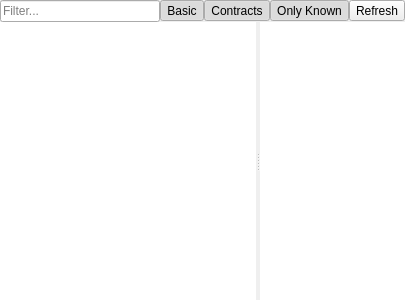
<?xml version="1.0" encoding="UTF-8"?>
<ui version="4.0">
 <class>AllAccounts</class>
 <widget class="QWidget" name="AllAccounts">
  <property name="geometry">
   <rect>
    <x>0</x>
    <y>0</y>
    <width>405</width>
    <height>300</height>
   </rect>
  </property>
  <property name="windowTitle">
   <string>Form</string>
  </property>
  <layout class="QVBoxLayout" name="verticalLayout">
   <property name="spacing">
    <number>0</number>
   </property>
   <property name="leftMargin">
    <number>0</number>
   </property>
   <property name="topMargin">
    <number>0</number>
   </property>
   <property name="rightMargin">
    <number>0</number>
   </property>
   <property name="bottomMargin">
    <number>0</number>
   </property>
   <item>
    <layout class="QHBoxLayout" name="horizontalLayout_12">
     <item>
      <widget class="QLineEdit" name="accountsFilter">
       <property name="placeholderText">
        <string>Filter...</string>
       </property>
      </widget>
     </item>
     <item>
      <widget class="QToolButton" name="showBasic">
       <property name="text">
        <string>Basic</string>
       </property>
       <property name="checkable">
        <bool>true</bool>
       </property>
       <property name="checked">
        <bool>true</bool>
       </property>
      </widget>
     </item>
     <item>
      <widget class="QToolButton" name="showContracts">
       <property name="text">
        <string>Contracts</string>
       </property>
       <property name="checkable">
        <bool>true</bool>
       </property>
       <property name="checked">
        <bool>true</bool>
       </property>
      </widget>
     </item>
     <item>
      <widget class="QToolButton" name="onlyKnown">
       <property name="text">
        <string>Only Known</string>
       </property>
       <property name="checkable">
        <bool>true</bool>
       </property>
       <property name="checked">
        <bool>true</bool>
       </property>
      </widget>
     </item>
     <item>
      <widget class="QToolButton" name="refreshAccounts">
       <property name="text">
        <string>Refresh</string>
       </property>
      </widget>
     </item>
    </layout>
   </item>
   <item>
    <widget class="QSplitter" name="splitter_3">
     <property name="sizePolicy">
      <sizepolicy hsizetype="Expanding" vsizetype="MinimumExpanding">
       <horstretch>0</horstretch>
       <verstretch>0</verstretch>
      </sizepolicy>
     </property>
     <property name="orientation">
      <enum>Qt::Horizontal</enum>
     </property>
     <widget class="QListWidget" name="accounts">
      <property name="sizePolicy">
       <sizepolicy hsizetype="Expanding" vsizetype="Expanding">
        <horstretch>0</horstretch>
        <verstretch>0</verstretch>
       </sizepolicy>
      </property>
      <property name="focusPolicy">
       <enum>Qt::NoFocus</enum>
      </property>
      <property name="frameShape">
       <enum>QFrame::NoFrame</enum>
      </property>
     </widget>
     <widget class="QPlainTextEdit" name="accountInfo">
      <property name="sizePolicy">
       <sizepolicy hsizetype="Expanding" vsizetype="Expanding">
        <horstretch>2</horstretch>
        <verstretch>0</verstretch>
       </sizepolicy>
      </property>
      <property name="focusPolicy">
       <enum>Qt::WheelFocus</enum>
      </property>
      <property name="frameShape">
       <enum>QFrame::NoFrame</enum>
      </property>
      <property name="readOnly">
       <bool>true</bool>
      </property>
     </widget>
    </widget>
   </item>
  </layout>
 </widget>
 <resources/>
 <connections/>
</ui>
